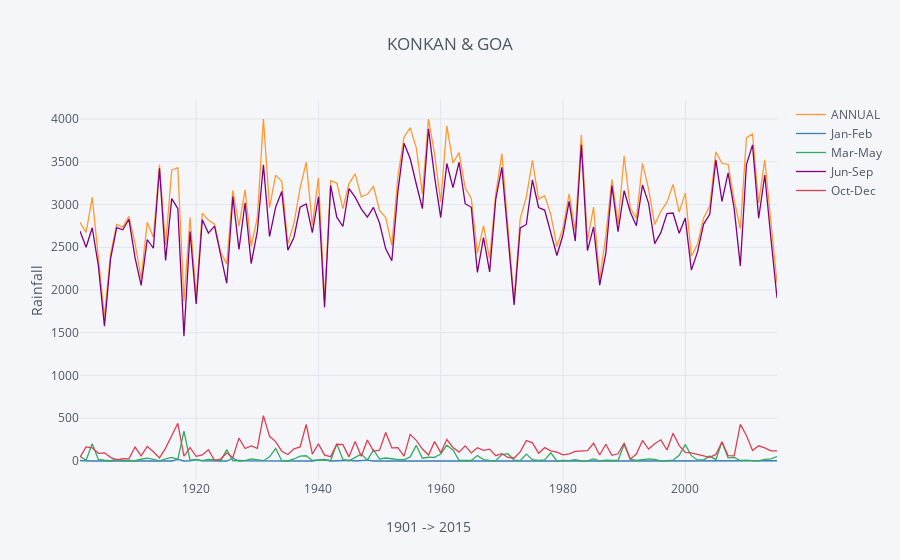
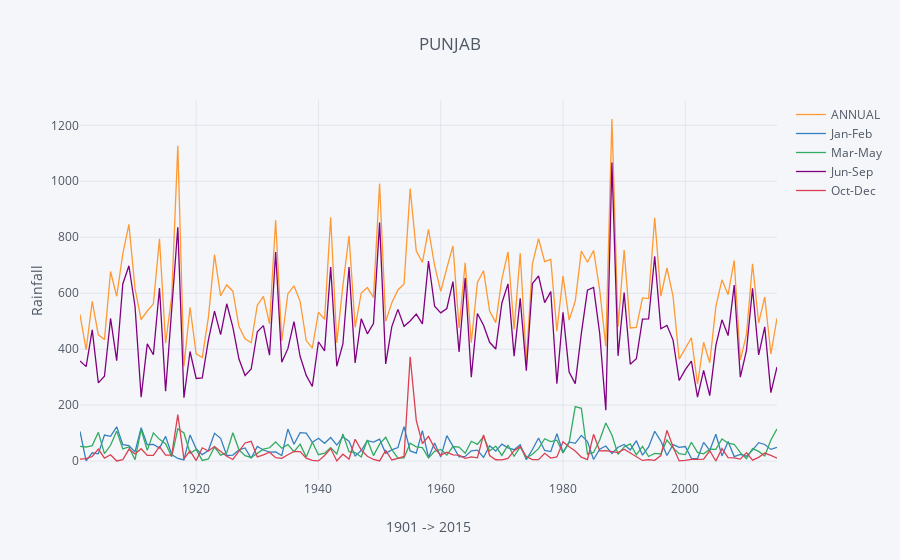
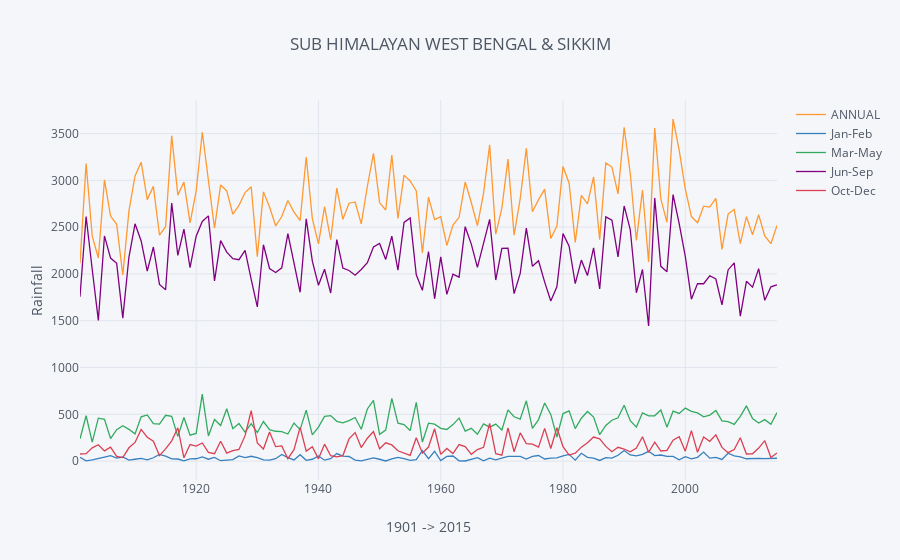

These figures' notebook cell, in order:
### Code cell
for sd in set(ind_subdvn['SUBDIVISION']):
    print(sd)
    zone = ind_subdvn[ind_subdvn['SUBDIVISION'] == sd]
    zone = zone.drop(['SUBDIVISION'], axis=1).set_index('YEAR')
    zone[zone.columns[12:]].iplot(title=sd,xTitle='1901 -> 2015', yTitle='Rainfall')
